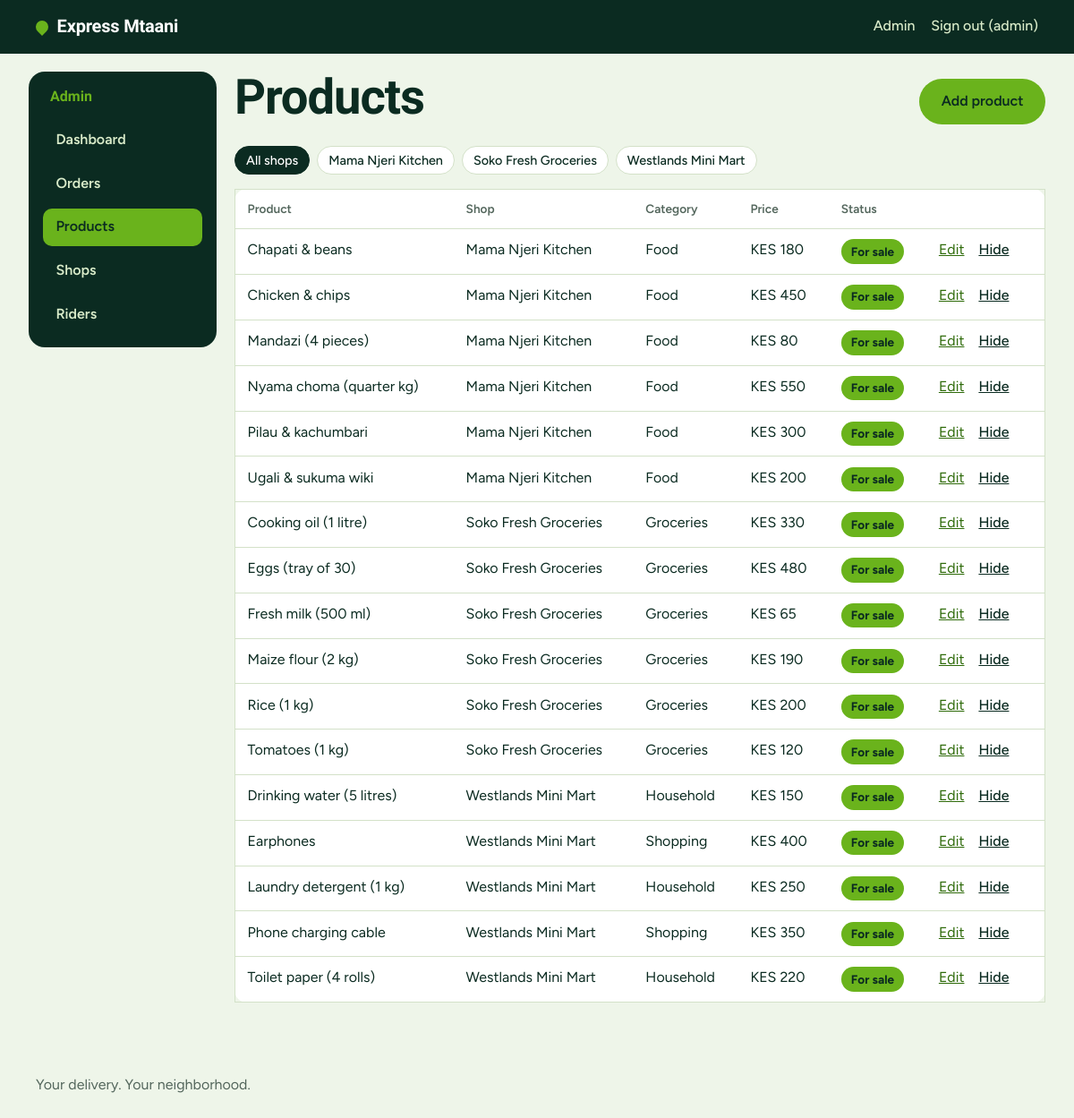
/admin/products (signed in), run on the app's committed database.
### app/models.py (models this page shows, shortened)
class User(UserMixin, db.Model):
    __tablename__ = "users"
    id = db.Column(db.Integer, primary_key=True)
    name = db.Column(db.String(80), nullable=False)
    email = db.Column(db.String(120), unique=True, nullable=False, index=True)
    phone = db.Column(db.String(20), nullable=False)
    password_hash = db.Column(db.String(255), nullable=False)
    role = db.Column(db.String(20), nullable=False, default="customer", index=True)
    active = db.Column(db.Boolean, nullable=False, default=True)
    approved = db.Column(db.Boolean, nullable=False, default=True)  # riders start unapproved
    created_at = db.Column(db.DateTime, nullable=False, default=utcnow)
    online = db.Column(db.Boolean, nullable=False, default=False)
    last_lat = db.Column(db.Float)
    last_lng = db.Column(db.Float)
    last_seen_at = db.Column(db.DateTime)
    @property
    def is_active(self):  # Flask-Login
        return bool(self.active)
    @property
    def first_name(self):
        return (self.name or "").split(" ")[0]

class Shop(db.Model):
    __tablename__ = "shops"
    id = db.Column(db.Integer, primary_key=True)
    name = db.Column(db.String(120), nullable=False)
    description = db.Column(db.String(255), nullable=False, default="")
    address = db.Column(db.String(255), nullable=False, default="")
    lat = db.Column(db.Float, nullable=False)
    lng = db.Column(db.Float, nullable=False)
    is_active = db.Column(db.Boolean, nullable=False, default=True)
    created_at = db.Column(db.DateTime, nullable=False, default=utcnow)
    products = db.relationship("Product", back_populates="shop", lazy="dynamic")

class Product(db.Model):
    __tablename__ = "products"
    id = db.Column(db.Integer, primary_key=True)
    shop_id = db.Column(db.Integer, db.ForeignKey("shops.id"), nullable=False, index=True)
    category = db.Column(db.String(30), nullable=False, default="food", index=True)
    name = db.Column(db.String(120), nullable=False)
    description = db.Column(db.String(255), nullable=False, default="")
    price = db.Column(db.Integer, nullable=False)  # whole Kenyan shillings
    image_url = db.Column(db.String(500))
    is_available = db.Column(db.Boolean, nullable=False, default=True)
    created_at = db.Column(db.DateTime, nullable=False, default=utcnow)
    shop = db.relationship("Shop", back_populates="products")
    @property
    def category_label(self):
        return CATEGORY_LABELS.get(self.category, self.category.title())

### app/admin.py (the view)
@bp.get("/products")
def products():
    shop_id = parse_int(request.args.get("shop"), 1, 10**9)
    query = Product.query
    if shop_id:
        query = query.filter_by(shop_id=shop_id)
    rows = query.order_by(Product.shop_id, Product.name).all()
    return render_template("admin/products.html", products=rows, shops=Shop.query.order_by(Shop.name).all(),
                           shop_id=shop_id, kes=kes)

### app/admin.py (called while the page is built)
@bp.before_request
def admin_only():
    if not current_user.is_authenticated:
        return redirect(url_for("auth.login", next=request.path))
    if current_user.role != "admin":
        abort(403)

### app/models.py (called while the page is built)
@login_manager.user_loader
def load_user(user_id):
    try:
        user = db.session.get(User, int(user_id))
    except (TypeError, ValueError):
        return None
    if user and user.active and (user.role != "rider" or user.approved):
        return user
    return None

### app/storefront.py (called while the page is built)
def _cart():
    cart = session.get("cart")
    if not isinstance(cart, dict) or not isinstance(cart.get("items"), dict) or "shop_id" not in cart:
        return {"shop_id": None, "items": {}}
    return cart

@bp.app_context_processor
def inject_cart_count():
    items = _cart()["items"]
    return {"cart_count": sum(v for v in items.values() if isinstance(v, int))}

### app/utils.py (called while the page is built)
def parse_int(value, low, high):
    if value is None or isinstance(value, bool):
        return None
    try:
        number = int(value)
    except (TypeError, ValueError):
        return None
    return number if low <= number <= high else None

def kes(amount):
    return f"KES {int(amount):,}"

### app/templates/admin/products.html (shortened to what this page needs)
{% extends "admin/base.html" %}
{% block admin %}
<div class="row"><h1>Products</h1><a class="btn btn--primary" href="{{ url_for('admin.product_new') }}">Add product</a></div>
<nav class="chips chips--shops" aria-label="Filter by shop">
  <a class="chip chip--small {{ 'is-active' if not shop_id }}" href="{{ url_for('admin.products') }}">All shops</a>
  {% for s in shops %}<a class="chip chip--small {{ 'is-active' if shop_id == s.id }}" href="{{ url_for('admin.products', shop=s.id) }}">{{ s.name }}</a>{% endfor %}
</nav>
{% if products %}
<div class="table-wrap"><table class="table">
  <thead><tr><th>Product</th><th>Shop</th><th>Category</th><th>Price</th><th>Status</th><th></th></tr></thead>
  <tbody>
  {% for p in products %}
    <tr>
      <td data-label="Product">{{ p.name }}</td>
      <td data-label="Shop">{{ p.shop.name }}</td>
      <td data-label="Category">{{ p.category_label }}</td>
      <td data-label="Price">{{ p.price|kes }}</td>
      <td data-label="Status"><span class="badge {{ 'badge--on_the_way' if p.is_available else 'badge--cancelled' }}">{{ 'For sale' if p.is_available else 'Hidden' }}</span></td>
      <td class="actions-cell">
        <a href="{{ url_for('admin.product_edit', product_id=p.id) }}">Edit</a>
        <form method="post" action="{{ url_for('admin.product_toggle', product_id=p.id) }}" class="inline-form">
          <button class="link-button" type="submit">{{ 'Hide' if p.is_available else 'Show' }}</button>
        </form>
      </td>
    </tr>
  {% endfor %}
  </tbody>
</table></div>
{% else %}<p class="empty">No products yet. Add a shop first, then add products.</p>{% endif %}
{% endblock %}

### app/templates/base.html (shortened to what this page needs)
<!doctype html>
<html lang="en">
<head>
  <link rel="stylesheet" href="{{ url_for('static', filename='css/style.css') }}">
</head>
<body>
  <header class="site-header">
    <a class="brand" href="{{ url_for('shop.home') }}">
      <span class="brand__mark" aria-hidden="true"></span>Express Mtaani
    </a>
    <nav class="site-nav" aria-label="Main">
      {% if current_user.is_authenticated %}
        {% if current_user.role == 'admin' %}
          <a href="{{ url_for('admin.dashboard') }}">Admin</a>
        {% elif current_user.role == 'rider' %}
          <a href="{{ url_for('rider.dashboard') }}">Deliveries</a>
        {% else %}
          <a href="{{ url_for('shop.my_orders') }}">My orders</a>
        {% endif %}
        <form method="post" action="{{ url_for('auth.logout') }}" class="inline-form">
          <button type="submit" class="link-button">Sign out ({{ current_user.first_name }})</button>
        </form>
      {% else %}
        <a href="{{ url_for('shop.cart') }}">Cart{% if cart_count %} ({{ cart_count }}){% endif %}</a>
        <a href="{{ url_for('auth.login') }}">Sign in</a>
        <a href="{{ url_for('auth.register') }}">Sign up</a>
        <a href="{{ url_for('auth.rider_register') }}">Ride with us</a>
      {% endif %}
    </nav>
  </header>
  <main id="main">
    {% block content %}{% endblock %}
  </main>
  <footer class="site-footer">
    <p>Your delivery. Your neighborhood.</p>
  </footer>
</body>
</html>

### app/static/css/style.css (style rules this page uses)
:root { --green-900: #0b2b21; --green-700: #1b5a2a; --lime: #6ab31c; --lime-soft: #e3f1d0; --lime-text: #2f6b0a; --mint: #eef5e9; --surface: #ffffff; --line: #d3e1c8; --muted: #53665c; --danger: #b3261e; --danger-soft: #fbe9e7; --radius: 14px; --font-display: "Bricolage Grotesque", "Segoe UI", system-ui, sans-serif; --font-body: "Figtree", "Segoe UI", system-ui, sans-serif; }
*, *::before, *::after { box-sizing: border-box; }
html { -webkit-text-size-adjust: 100%; }
body { margin: 0; font-family: var(--font-body); font-size: 1rem; line-height: 1.55; color: var(--green-900); background: var(--mint); }
a { color: var(--lime-text); }
h1, h2 { font-family: var(--font-display); font-weight: 800; line-height: 1.08; letter-spacing: -0.02em; margin: 0 0 .5rem; }
h1 { font-size: clamp(2rem, 6vw, 3.4rem); }
p { margin: 0 0 1rem; }
.site-header { display: flex; align-items: center; justify-content: space-between; gap: 1rem; padding: .9rem clamp(1rem, 4vw, 2.5rem); background: var(--green-900); color: #fff; }
.brand { display: inline-flex; align-items: center; gap: .6rem; color: #fff; text-decoration: none; font-family: var(--font-display); font-weight: 800; font-size: 1.25rem; letter-spacing: -0.01em; }
.brand__mark { width: 14px; height: 14px; border-radius: 50% 50% 50% 0; transform: rotate(-45deg); background: var(--lime); }
.site-nav { display: flex; gap: 1.1rem; flex-wrap: wrap; }
.site-nav a { color: #d9ebc9; text-decoration: none; font-weight: 500; }
.site-footer { padding: 2rem clamp(1rem, 4vw, 2.5rem); color: var(--muted); }
.row { display: flex; align-items: center; justify-content: space-between; gap: 1rem; flex-wrap: wrap; }
.btn { display: inline-flex; align-items: center; justify-content: center; gap: .4rem; min-height: 48px; padding: .7rem 1.4rem; border-radius: 999px; border: 2px solid transparent; font: inherit; font-weight: 600; text-decoration: none; cursor: pointer; }
.btn--primary { background: var(--lime); color: var(--green-900); }
.badge { display: inline-block; justify-self: start; padding: .2rem .7rem; border-radius: 999px; font-size: .85rem; font-weight: 700; background: var(--lime-soft); color: var(--green-900); }
.badge--on_the_way { background: var(--lime); }
.inline-form { display: inline; margin: 0; }
.link-button { background: none; border: 0; padding: 0; font: inherit; font-weight: 500; color: inherit; text-decoration: underline; cursor: pointer; }
.site-nav .link-button { color: #d9ebc9; text-decoration: none; }
.actions-cell { white-space: nowrap; }
.actions-cell > * { margin-right: .75rem; }
.chips { display: flex; flex-wrap: wrap; gap: .5rem; align-items: center; margin: 1rem 0; }
.chip { padding: .45rem 1rem; border-radius: 999px; background: var(--surface); border: 1.5px solid var(--line); color: var(--green-900); text-decoration: none; font-weight: 600; }
.chip.is-active { background: var(--green-900); border-color: var(--green-900); color: #fff; }
.chip--small { padding: .25rem .75rem; font-size: .9rem; font-weight: 500; }
.table-wrap { overflow-x: auto; }
.table { width: 100%; border-collapse: collapse; background: var(--surface); border: 1px solid var(--line); border-radius: var(--radius); }
.table th, .table td { text-align: left; padding: .7rem .85rem; border-bottom: 1px solid var(--line); vertical-align: top; }
.table th { font-size: .85rem; color: var(--muted); font-weight: 600; }

### data on the page
User: first_name "admin"
Shop: name "Mama Njeri Kitchen"
Shop: name "Soko Fresh Groceries"
Shop: name "Westlands Mini Mart"
Product: name "Chapati & beans", shop.name "Mama Njeri Kitchen", category_label "Food", price|kes "KES 180", is_available "For sale", is_available "Hide"
Product: name "Chicken & chips", shop.name "Mama Njeri Kitchen", category_label "Food", price|kes "KES 450", is_available "For sale", is_available "Hide"
Product: name "Mandazi (4 pieces)", shop.name "Mama Njeri Kitchen", category_label "Food", price|kes "KES 80", is_available "For sale", is_available "Hide"
Product: name "Nyama choma (quarter kg)", shop.name "Mama Njeri Kitchen", category_label "Food", price|kes "KES 550", is_available "For sale", is_available "Hide"
Product: name "Pilau & kachumbari", shop.name "Mama Njeri Kitchen", category_label "Food", price|kes "KES 300", is_available "For sale", is_available "Hide"
Product: name "Ugali & sukuma wiki", shop.name "Mama Njeri Kitchen", category_label "Food", price|kes "KES 200", is_available "For sale", is_available "Hide"
Product: name "Cooking oil (1 litre)", shop.name "Soko Fresh Groceries", category_label "Groceries", price|kes "KES 330", is_available "For sale", is_available "Hide"
Product: name "Eggs (tray of 30)", shop.name "Soko Fresh Groceries", category_label "Groceries", price|kes "KES 480", is_available "For sale", is_available "Hide"
Product: name "Fresh milk (500 ml)", shop.name "Soko Fresh Groceries", category_label "Groceries", price|kes "KES 65", is_available "For sale", is_available "Hide"
Product: name "Maize flour (2 kg)", shop.name "Soko Fresh Groceries", category_label "Groceries", price|kes "KES 190", is_available "For sale", is_available "Hide"
Product: name "Rice (1 kg)", shop.name "Soko Fresh Groceries", category_label "Groceries", price|kes "KES 200", is_available "For sale", is_available "Hide"
Product: name "Tomatoes (1 kg)", shop.name "Soko Fresh Groceries", category_label "Groceries", price|kes "KES 120", is_available "For sale", is_available "Hide"
Product: name "Drinking water (5 litres)", shop.name "Westlands Mini Mart", category_label "Household", price|kes "KES 150", is_available "For sale", is_available "Hide"
Product: name "Earphones", shop.name "Westlands Mini Mart", category_label "Shopping", price|kes "KES 400", is_available "For sale", is_available "Hide"
Product: name "Laundry detergent (1 kg)", shop.name "Westlands Mini Mart", category_label "Household", price|kes "KES 250", is_available "For sale", is_available "Hide"
Product: name "Phone charging cable", shop.name "Westlands Mini Mart", category_label "Shopping", price|kes "KES 350", is_available "For sale", is_available "Hide"
Product: name "Toilet paper (4 rolls)", shop.name "Westlands Mini Mart", category_label "Household", price|kes "KES 220", is_available "For sale", is_available "Hide"
